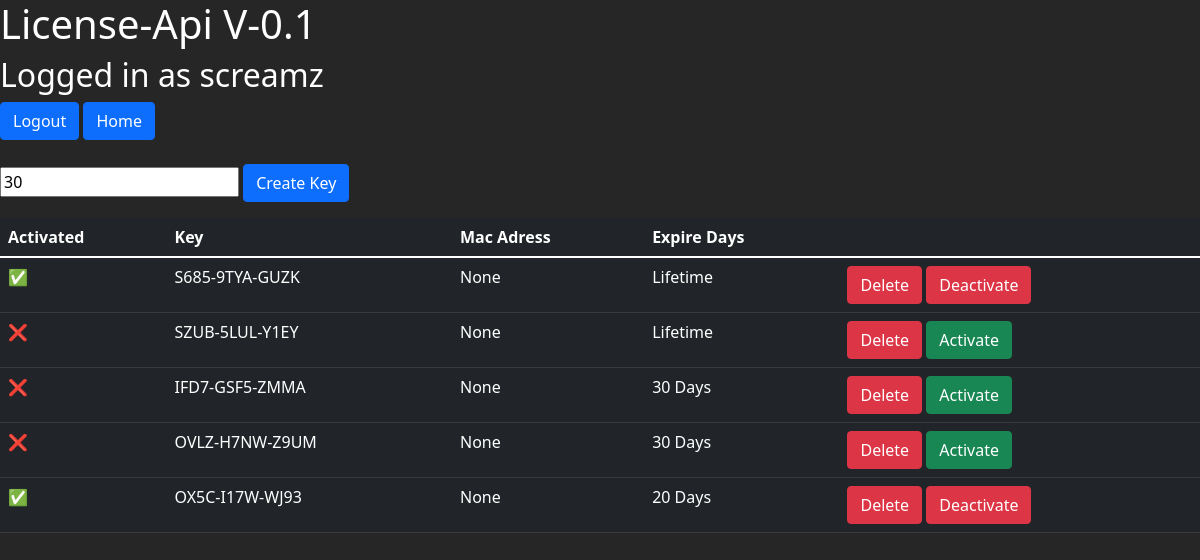
Page /keys (signed in) on the committed database.
### tables this page shows
CREATE TABLE Keys(Username VARCHAR(50), Key VARCHAR(150), Activated INT, Address VARCHAR(100), Expiry INT);

### routes.py (the view)
@Routes.route("/keys")
def keys():
    if "username" in session:
        conn = connect("db.sqlite3")
        curr = conn.cursor()
        keys = []
        curr.execute(f"SELECT * FROM Keys WHERE username='{session['username']}' ORDER BY Expiry DESC")
        for key in curr.fetchall():
            key = list(key)
            key.pop(0)
            print(key[3])
            if key[1] == 0:
                key[1] = False
            else:
                key[1] = True
            if key[3] > 1000:
                key[3] = "Lifetime"
            else:
                key[3] = str(key[3]) + " Days"
            keys += {'name': key[0], 'active': key[1],  'address': key[2], 'days': key[3]},
        return render_template("keys.html", logged_in="1", username=session['username'], keys=keys)
    else:
        flash("You need to be logged in.", "danger")
        return redirect("/login")

### templates/keys.html (shortened to what this page needs)
<html lang="en">
<head>
    <link href="https://cdn.jsdelivr.net/npm/bootstrap@5.1.3/dist/css/bootstrap.min.css" rel="stylesheet"
>
    <link rel="stylesheet" href="static/style/style.css">
</head>
<body class="white">
    <h1>License-Api V-0.1</h1>
    {% if logged_in == "0" %}
    <h2>Not logged in</h2>
    <a href="/signup"><button class="btn btn-success">Signup</button></a>
    <a href="/login"><button class="btn btn-primary">Login</button></a>
    {% else %}
    <h2>Logged in as {{username}}</h2>
    <a href="/logout"><button class="btn btn-primary">Logout</button></a>
    <a href="/"><button type="button" class="btn btn-primary">Home</button></a>
    <br><br>
    <form action="/api/create-key" method="GET">
            <input type="number" value=30 name="expiry">
            <input class="btn btn-primary" type="submit"  value="Create Key">
    </form>
    <table class="table table-hover table-dark">
        <thead>
            <tr>
                <th scope="col">Activated</th>
                <th scope="col">Key</th>
                <th scope="col">Mac Adress</th>
                <th scope="col">Expire Days</th>
                <th scope="col"></th>
            </tr>
        </thead>
        <tbody>
            {% for key in keys %}
            <tr>
                {% if key.active == true %}
                <td>✅</td>
                {% else %}
                <td>❌</td>
                {% endif %}
                <td>{{ key.name }}</td>
                {% if key.address == '' %}
                <td>None</td>
                {% else %}
                <td>key.address</td>
                {% endif %}
                <td>{{ key.days }}</td>
                <td>
                    <a href="/api/delete-key?key={{key.name}}"><button
                            class="btn btn-outline btn-danger">Delete</button></a>
                {% if key.active == true %}
                <a href="/api/deactivate-key?key={{key.name}}"><button
                    class="btn btn-outline btn-danger">Deactivate</button></a>
                {% else %}
                <a href="/api/activate-key?key={{key.name}}"><button
                    class="btn btn-outline btn-success">Activate</button></a>
                {% endif %}
                </td>
            </tr>
            {% endfor %}
        </tbody>
    </table>
    {% endif %}
</body>
</html>

### static/style/style.css (style rules this page uses)
body { background-color: rgb(39, 38, 38); }
.white { color: white; }

### rows in the picture
Keys: name "S685-9TYA-GUZK", Address "None", days "Lifetime"
Keys: name "SZUB-5LUL-Y1EY", Address "None", days "Lifetime"
Keys: name "IFD7-GSF5-ZMMA", Address "None", days "30 Days"
Keys: name "OVLZ-H7NW-Z9UM", Address "None", days "30 Days"
Keys: name "OX5C-I17W-WJ93", Address "None", days "20 Days"

### other values in the picture
{{ username }} "screamz"
